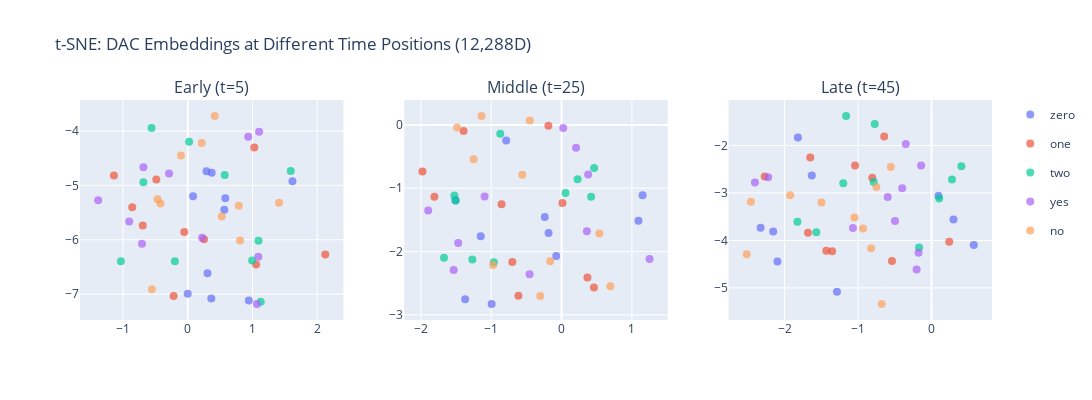

Notebook cell for this chart:
### Markdown cell above
## Step 6: t-SNE Visualization Across Time Positions

### Code cell
# t-SNE for each time position
perplexity = min(30, len(file_paths) - 1)

for position_name, data in results.items():
    embeddings = data['embeddings']
    
    # Apply t-SNE
    tsne = TSNE(n_components=2, random_state=42, perplexity=perplexity)
    tsne_result = tsne.fit_transform(embeddings)
    
    # Store for metrics
    data['tsne_result'] = tsne_result
    print(f"{position_name}: t-SNE completed")

# Create subplots
fig = make_subplots(
    rows=1, cols=3,
    subplot_titles=[name for name in results.keys()]
)

for idx, (position_name, data) in enumerate(results.items(), 1):
    tsne_result = data['tsne_result']
    labels = data['labels']
    
    for word in words:
        mask = np.array([label == word for label in labels])
        fig.add_trace(
            go.Scatter(
                x=tsne_result[mask, 0],
                y=tsne_result[mask, 1],
                mode='markers',
                name=word,
                marker=dict(size=8, color=color_map[word], opacity=0.7),
                legendgroup=word,
                showlegend=(idx == 1)
            ),
            row=1, col=idx
        )

fig.update_layout(
    title_text='t-SNE: DAC Embeddings at Different Time Positions (12,288D)',
    height=400,
    width=1400
)

fig.write_html('dac_temporal_slice_tsne.html')
fig.show()

print("\nSaved: dac_temporal_slice_tsne.html")

### Figure 1 — Plotly figure (JSON) as saved in the notebook; plotly's stock layout.template omitted (floating-point values rounded to 4 significant figures)
{"data": [{"legendgroup": "zero", "marker": {"color": "#636EFA", "opacity": 0.7, "size": 8}, "mode": "markers", "name": "zero", "showlegend": true, "type": "scatter", "x": [0.5799, -0.001222, 0.3636, 0.9436, 0.2896, 0.08198, 0.3697, 1.617, 0.5643, 0.3047], "xaxis": "x", "y": [-5.236, -6.993, -7.08, -7.117, -4.741, -5.198, -4.766, -4.924, -5.45, -6.618], "yaxis": "y"}, {"legendgroup": "one", "marker": {"color": "#EF553B", "opacity": 0.7, "size": 8}, "mode": "markers", "name": "one", "showlegend": true, "type": "scatter", "x": [1.056, -0.2184, -1.141, -0.4858, -0.6956, 0.2511, -0.8582, -0.05457, 1.028, 2.125], "xaxis": "x", "y": [-6.454, -7.036, -4.818, -4.889, -5.736, -5.993, -5.401, -5.858, -4.302, -6.271], "yaxis": "y"}, {"legendgroup": "two", "marker": {"color": "#00CC96", "opacity": 0.7, "size": 8}, "mode": "markers", "name": "two", "showlegend": true, "type": "scatter", "x": [-0.5595, 0.995, 1.592, 1.093, 0.571, 1.128, -0.686, -1.033, 0.02061, -0.1989], "xaxis": "x", "y": [-3.944, -6.384, -4.734, -6.021, -4.807, -7.143, -4.943, -6.394, -4.198, -6.394], "yaxis": "y"}, {"legendgroup": "yes", "marker": {"color": "#AB63FA", "opacity": 0.7, "size": 8}, "mode": "markers", "name": "yes", "showlegend": true, "type": "scatter", "x": [0.2213, -0.2891, 1.09, 1.102, -1.384, 0.9342, 1.068, -0.6853, -0.9053, -0.7077], "xaxis": "x", "y": [-5.964, -4.781, -6.313, -4.013, -5.273, -4.103, -7.183, -4.667, -5.662, -6.074], "yaxis": "y"}, {"legendgroup": "no", "marker": {"color": "#FFA15A", "opacity": 0.7, "size": 8}, "mode": "markers", "name": "no", "showlegend": true, "type": "scatter", "x": [0.4161, 0.7885, 0.2165, 0.8078, -0.5543, -0.1046, 0.5248, 1.411, -0.4214, -0.4676], "xaxis": "x", "y": [-3.722, -5.375, -4.22, -6.016, -6.91, -4.449, -5.574, -5.317, -5.333, -5.254], "yaxis": "y"}, {"legendgroup": "zero", "marker": {"color": "#636EFA", "opacity": 0.7, "size": 8}, "mode": "markers", "name": "zero", "showlegend": false, "type": "scatter", "x": [-1.51, -0.07607, -1.371, -0.9942, -0.7872, -0.1848, -1.149, -0.2391, 1.093, 1.152], "xaxis": "x2", "y": [-1.188, -2.073, -2.753, -2.829, -0.2451, -1.71, -1.761, -1.455, -1.513, -1.111], "yaxis": "y2"}, {"legendgroup": "one", "marker": {"color": "#EF553B", "opacity": 0.7, "size": 8}, "mode": "markers", "name": "one", "showlegend": false, "type": "scatter", "x": [-0.7006, -0.8532, -1.808, -1.394, 0.3675, -0.6135, 0.4599, -1.978, -0.1878, 0.01249], "xaxis": "x2", "y": [-2.167, -1.255, -1.135, -0.09572, -2.411, -2.698, -2.57, -0.7382, -0.01274, -1.233], "yaxis": "y2"}, {"legendgroup": "two", "marker": {"color": "#00CC96", "opacity": 0.7, "size": 8}, "mode": "markers", "name": "two", "showlegend": false, "type": "scatter", "x": [0.4624, 0.05526, -1.505, -0.9626, -1.524, -0.8722, 0.2273, -1.671, 0.4197, -1.269], "xaxis": "x2", "y": [-0.682, -1.076, -1.199, -2.17, -1.116, -0.1401, -0.8584, -2.099, -1.137, -2.128], "yaxis": "y2"}, {"legendgroup": "yes", "marker": {"color": "#AB63FA", "opacity": 0.7, "size": 8}, "mode": "markers", "name": "yes", "showlegend": false, "type": "scatter", "x": [0.2054, -1.094, -1.896, 0.3596, -1.47, -0.4549, -1.534, 0.02333, 1.25, 0.3776], "xaxis": "x2", "y": [-0.3628, -1.132, -1.354, -1.681, -1.864, -2.358, -2.291, -0.04801, -2.119, -0.7832], "yaxis": "y2"}, {"legendgroup": "no", "marker": {"color": "#FFA15A", "opacity": 0.7, "size": 8}, "mode": "markers", "name": "no", "showlegend": false, "type": "scatter", "x": [-0.4517, -0.5582, 0.5368, -1.485, -1.138, -0.3024, 0.6929, -0.9735, -0.162, -1.251], "xaxis": "x2", "y": [0.0678, -0.7877, -1.716, -0.0402, 0.1405, -2.704, -2.551, -2.212, -2.152, -0.5439], "yaxis": "y2"}, {"legendgroup": "zero", "marker": {"color": "#636EFA", "opacity": 0.7, "size": 8}, "mode": "markers", "name": "zero", "showlegend": false, "type": "scatter", "x": [-1.629, 0.5752, 0.2983, 0.09425, -2.096, -1.817, -2.325, -2.154, -1.286], "xaxis": "x3", "y": [-2.632, -4.098, -3.557, -3.055, -4.444, -1.833, -3.734, -3.809, -5.08], "yaxis": "y3"}, {"legendgroup": "one", "marker": {"color": "#EF553B", "opacity": 0.7, "size": 8}, "mode": "markers", "name": "one", "showlegend": false, "type": "scatter", "x": [0.241, -0.5386, -1.041, -0.8058, -1.681, -2.27, -1.351, -0.6441, -1.65, -1.432], "xaxis": "x3", "y": [-4.028, -4.434, -2.418, -2.681, -3.837, -2.651, -4.229, -1.811, -2.253, -4.217], "yaxis": "y3"}, {"legendgroup": "two", "marker": {"color": "#00CC96", "opacity": 0.7, "size": 8}, "mode": "markers", "name": "two", "showlegend": false, "type": "scatter", "x": [-1.162, -0.7726, 0.4059, 0.1041, -1.567, 0.2778, -0.1697, -1.201, -0.7864, -1.824], "xaxis": "x3", "y": [-1.377, -1.547, -2.436, -3.116, -3.824, -2.714, -4.15, -2.795, -2.768, -3.607], "yaxis": "y3"}, {"legendgroup": "yes", "marker": {"color": "#AB63FA", "opacity": 0.7, "size": 8}, "mode": "markers", "name": "yes", "showlegend": false, "type": "scatter", "x": [-2.402, -0.3503, -0.1417, -0.4974, -0.5968, -1.07, -0.203, -0.3993, -0.1766, -2.222], "xaxis": "x3", "y": [-2.779, -1.969, -2.421, -3.59, -3.085, -3.739, -4.61, -2.901, -4.259, -2.666], "yaxis": "y3"}, {"legendgroup": "no", "marker": {"color": "#FFA15A", "opacity": 0.7, "size": 8}, "mode": "markers", "name": "no", "showlegend": false, "type": "scatter", "x": [-2.458, -0.5538, -2.514, -1.923, -0.8221, -0.7501, -1.497, -0.678, -1.048, -0.9323], "xaxis": "x3", "y": [-3.182, -2.454, -4.29, -3.046, -4.163, -2.872, -3.2, -5.339, -3.518, -3.746], "yaxis": "y3"}], "layout": {"annotations": [{"font": {"size": 16}, "showarrow": false, "text": "Early (t=5)", "x": 0.1444, "xanchor": "center", "xref": "paper", "y": 1, "yanchor": "bottom", "yref": "paper"}, {"font": {"size": 16}, "showarrow": false, "text": "Middle (t=25)", "x": 0.5, "xanchor": "center", "xref": "paper", "y": 1, "yanchor": "bottom", "yref": "paper"}, {"font": {"size": 16}, "showarrow": false, "text": "Late (t=45)", "x": 0.8556, "xanchor": "center", "xref": "paper", "y": 1, "yanchor": "bottom", "yref": "paper"}], "height": 400, "title": {"text": "t-SNE: DAC Embeddings at Different Time Positions (12,288D)"}, "width": 1400, "xaxis": {"anchor": "y", "domain": [0, 0.2889]}, "xaxis2": {"anchor": "y2", "domain": [0.3556, 0.6444]}, "xaxis3": {"anchor": "y3", "domain": [0.7111, 1]}, "yaxis": {"anchor": "x", "domain": [0, 1]}, "yaxis2": {"anchor": "x2", "domain": [0, 1]}, "yaxis3": {"anchor": "x3", "domain": [0, 1]}}}
